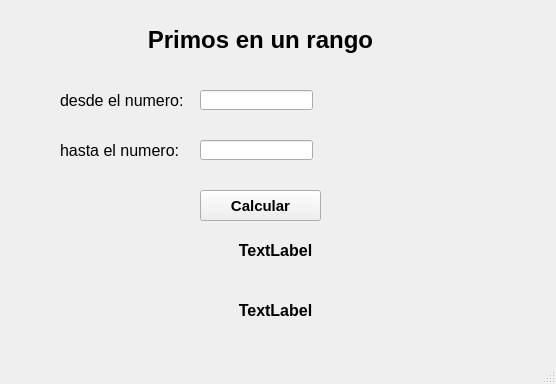
<?xml version="1.0" encoding="UTF-8"?>
<ui version="4.0">
 <class>MainWindow</class>
 <widget class="QMainWindow" name="MainWindow">
  <property name="geometry">
   <rect>
    <x>0</x>
    <y>0</y>
    <width>556</width>
    <height>384</height>
   </rect>
  </property>
  <property name="windowTitle">
   <string>MainWindow</string>
  </property>
  <widget class="QWidget" name="centralwidget">
   <widget class="QLabel" name="label">
    <property name="geometry">
     <rect>
      <x>140</x>
      <y>0</y>
      <width>241</width>
      <height>81</height>
     </rect>
    </property>
    <property name="text">
     <string>&lt;html&gt;&lt;head/&gt;&lt;body&gt;&lt;p align=&quot;center&quot;&gt;&lt;span style=&quot; font-size:18pt; font-weight:600;&quot;&gt;Primos en un rango&lt;/span&gt;&lt;/p&gt;&lt;/body&gt;&lt;/html&gt;</string>
    </property>
   </widget>
   <widget class="QLabel" name="label_2">
    <property name="geometry">
     <rect>
      <x>60</x>
      <y>80</y>
      <width>131</width>
      <height>41</height>
     </rect>
    </property>
    <property name="text">
     <string>&lt;html&gt;&lt;head/&gt;&lt;body&gt;&lt;p&gt;&lt;span style=&quot; font-size:12pt;&quot;&gt;desde el numero:&lt;/span&gt;&lt;/p&gt;&lt;/body&gt;&lt;/html&gt;</string>
    </property>
   </widget>
   <widget class="QLineEdit" name="txtRangouno">
    <property name="geometry">
     <rect>
      <x>200</x>
      <y>90</y>
      <width>113</width>
      <height>20</height>
     </rect>
    </property>
   </widget>
   <widget class="QPushButton" name="btnCalcular">
    <property name="geometry">
     <rect>
      <x>200</x>
      <y>190</y>
      <width>121</width>
      <height>31</height>
     </rect>
    </property>
    <property name="font">
     <font>
      <pointsize>11</pointsize>
      <weight>75</weight>
      <bold>true</bold>
     </font>
    </property>
    <property name="text">
     <string>Calcular</string>
    </property>
   </widget>
   <widget class="QLabel" name="labSalida">
    <property name="geometry">
     <rect>
      <x>0</x>
      <y>230</y>
      <width>551</width>
      <height>41</height>
     </rect>
    </property>
    <property name="text">
     <string>&lt;html&gt;&lt;head/&gt;&lt;body&gt;&lt;p align=&quot;center&quot;&gt;&lt;span style=&quot; font-size:12pt; font-weight:600;&quot;&gt;TextLabel&lt;/span&gt;&lt;/p&gt;&lt;/body&gt;&lt;/html&gt;</string>
    </property>
   </widget>
   <widget class="QLabel" name="label_3">
    <property name="geometry">
     <rect>
      <x>60</x>
      <y>130</y>
      <width>131</width>
      <height>41</height>
     </rect>
    </property>
    <property name="text">
     <string>&lt;html&gt;&lt;head/&gt;&lt;body&gt;&lt;p&gt;&lt;span style=&quot; font-size:12pt;&quot;&gt;hasta el numero:&lt;/span&gt;&lt;/p&gt;&lt;/body&gt;&lt;/html&gt;</string>
    </property>
   </widget>
   <widget class="QLineEdit" name="txtRangodos">
    <property name="geometry">
     <rect>
      <x>200</x>
      <y>140</y>
      <width>113</width>
      <height>20</height>
     </rect>
    </property>
   </widget>
   <widget class="QLabel" name="labSalida_2">
    <property name="geometry">
     <rect>
      <x>170</x>
      <y>290</y>
      <width>211</width>
      <height>41</height>
     </rect>
    </property>
    <property name="text">
     <string>&lt;html&gt;&lt;head/&gt;&lt;body&gt;&lt;p align=&quot;center&quot;&gt;&lt;span style=&quot; font-size:12pt; font-weight:600;&quot;&gt;TextLabel&lt;/span&gt;&lt;/p&gt;&lt;/body&gt;&lt;/html&gt;</string>
    </property>
   </widget>
  </widget>
  <widget class="QMenuBar" name="menubar">
   <property name="geometry">
    <rect>
     <x>0</x>
     <y>0</y>
     <width>556</width>
     <height>21</height>
    </rect>
   </property>
  </widget>
  <widget class="QStatusBar" name="statusbar"/>
 </widget>
 <resources/>
 <connections/>
</ui>
